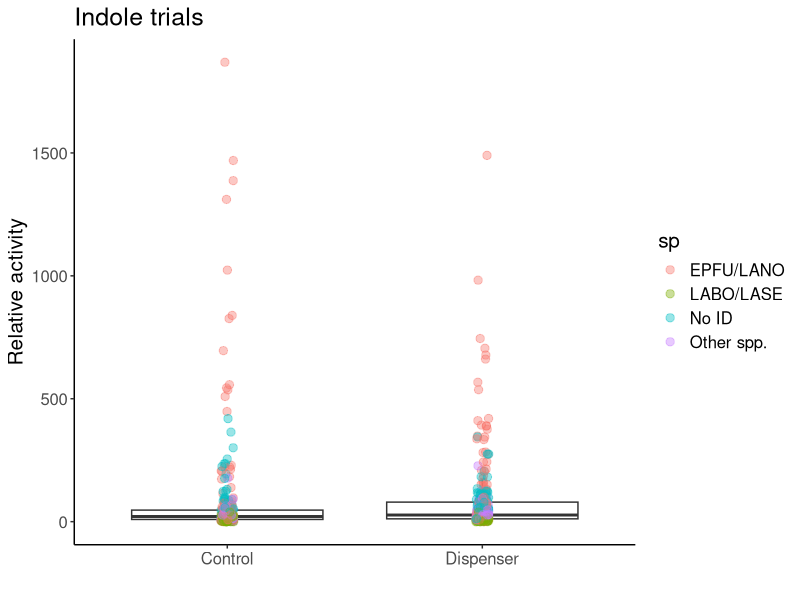
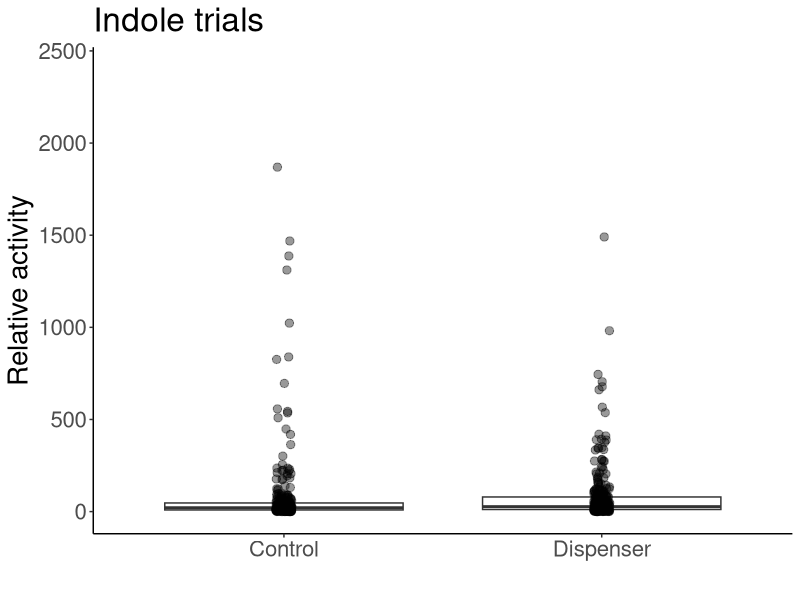
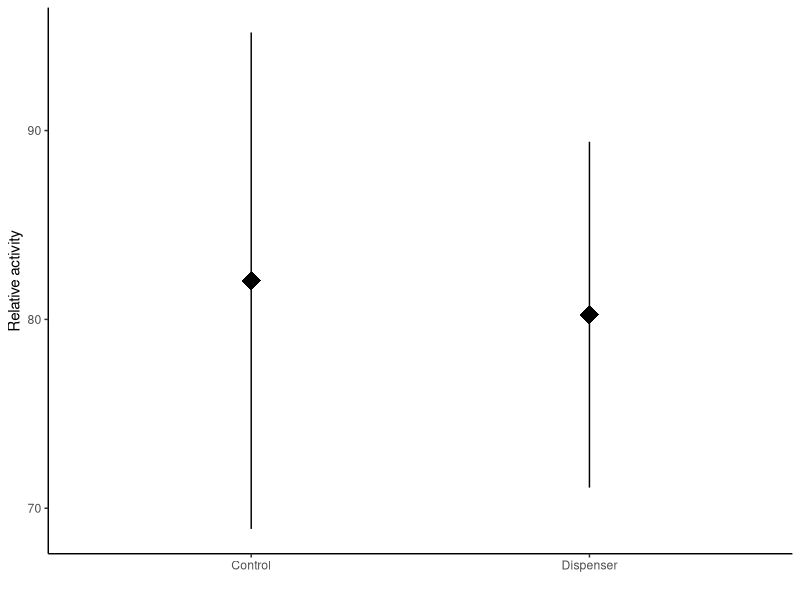
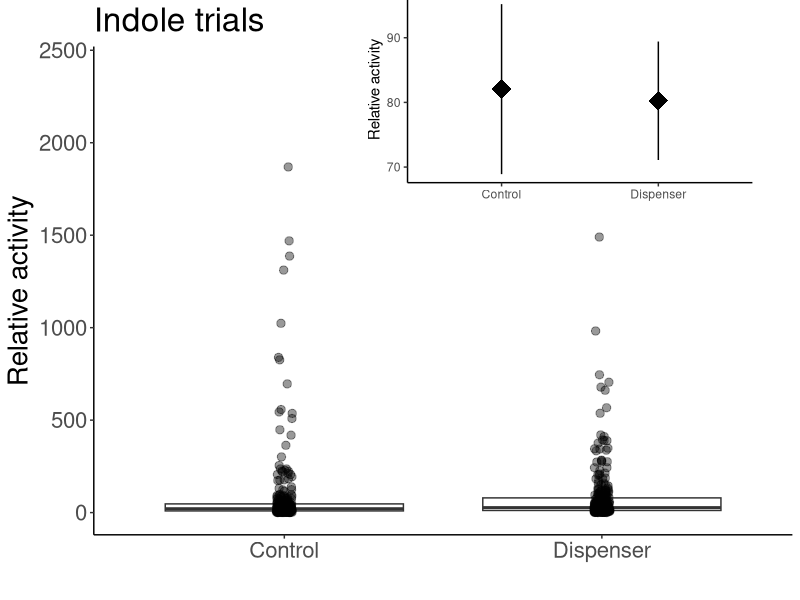
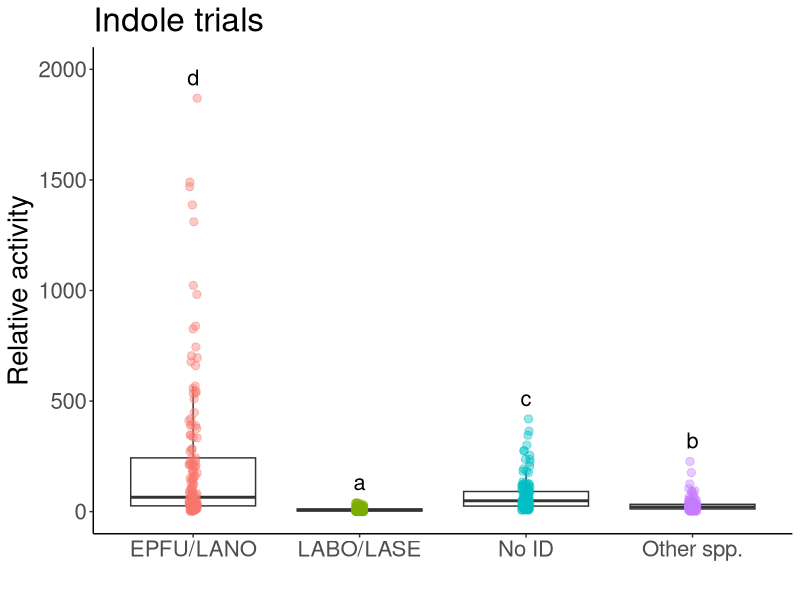
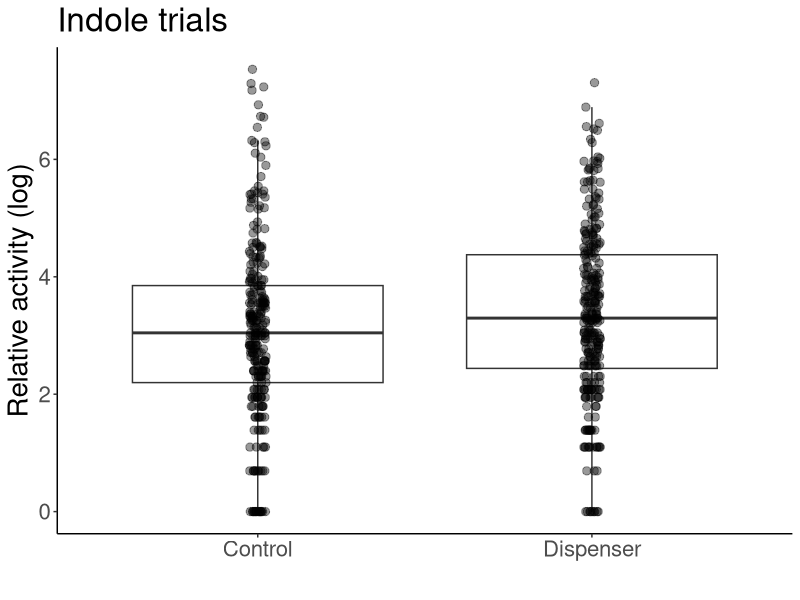
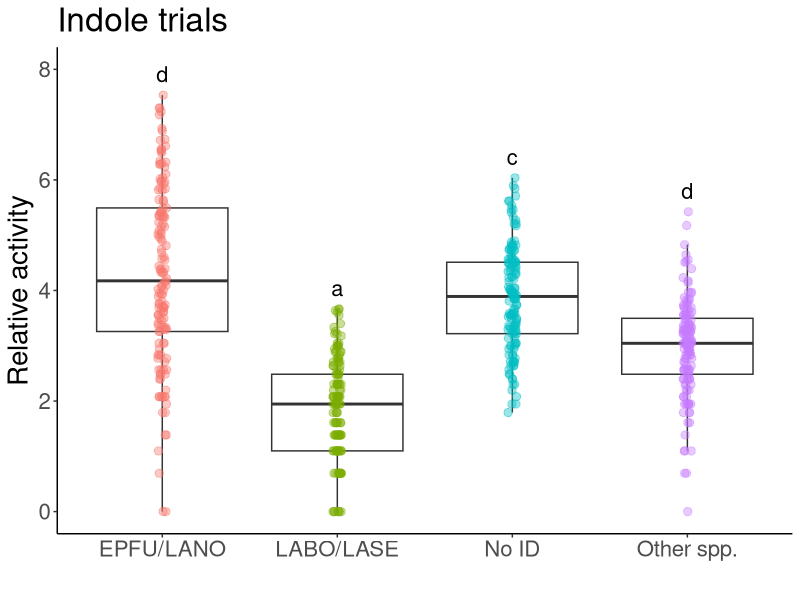
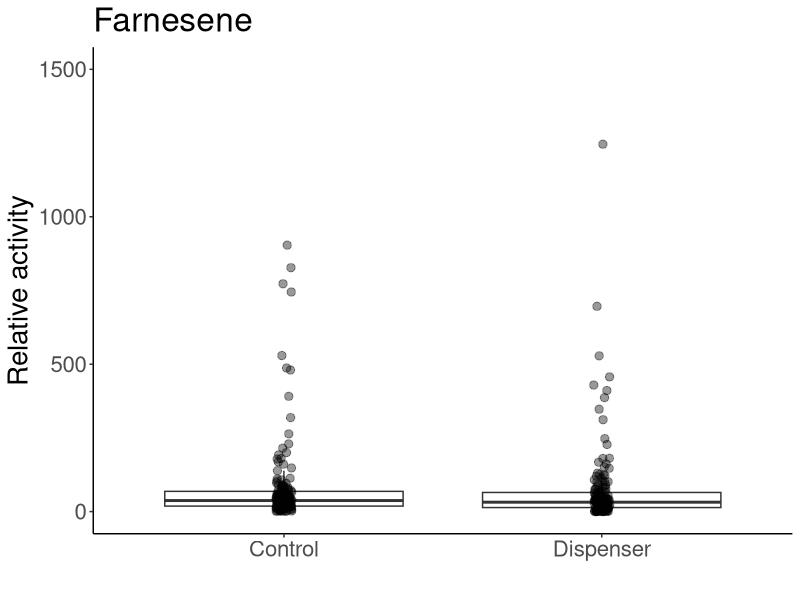

The R source for these figures, in order: (Note: this script raises an error after producing the figures.)
#Load libraries
library(ggplot2)
library(lme4)
library(viridis)
library(car)
library(emmeans)
library(multcomp)
library(dplyr)
library(plyr)
library(tidyr)
library(cowplot)

# Indole data import and cleaning ------------------------------------------------

#SUMMARY DATA----
indole <- read.csv(file="Maynard_etal_indole_sum.csv",head=TRUE)
indole[, 3:11][is.na(indole[, 3:11])] <- 0

##Gathering data — compounds from col to rows
indole1<-indole %>% gather(sp, activity, EPTFUS:NOID)
indole1$sp<-as.factor(indole1$sp)
levels(indole1$sp)
indole1<-aggregate(activity ~ treatment + sp + jdate + site, dat=indole1, FUN=sum)

##GROUPING SPECIES----
{indole2<-indole1
indole2$sp=as.character(indole2$sp)
indole2$sp[indole2$sp=="EPTFUS"]="EPFU/LANO"
indole2$sp[indole2$sp=="LASNOC"]="EPFU/LANO"
indole2$sp[indole2$sp=="LASBOR"]="LABO/LASE"
indole2$sp[indole2$sp=="LASSEM"]="LABO/LASE"
indole2$sp[indole2$sp=="LASCIN"]="Other spp."
indole2$sp[indole2$sp=="MYOLUC"]="Other spp."
indole2$sp[indole2$sp=="PERSUB"]="Other spp."
indole2$sp[indole2$sp=="NOID"]="No ID"
indole2$sp[indole2$sp=="NYCHUM"]="Other spp."
}

indole3<-aggregate(activity ~ treatment + sp + jdate + site, dat=indole2, FUN=sum)
indole3$log.act<-log(indole3$activity)
indole3$log.act[which(!is.finite(indole3$log.act))] <- 0

#indole3<-indole3[order(indole3$sp),]

test.i<-glmer(activity~treatment*sp+(1|jdate), dat = indole3,family=poisson)
summary(test.i)
shapiro.test(resid(test.i))#non-normal

#Test for overdispersion function
overdisp_fun <- function(model) {
	rdf <- df.residual(model)
	rp <- residuals(model,type="pearson")
	Pearson.chisq <- sum(rp^2)
	prat <- Pearson.chisq/rdf
	pval <- pchisq(Pearson.chisq, df=rdf, lower.tail=FALSE)
	c(chisq=Pearson.chisq,ratio=prat,rdf=rdf,p=pval)
}

overdisp_fun(test.i)#overdispersed

mod.i<-glmer.nb(activity~treatment*sp+(1|jdate), dat = indole3)
Anova(mod.i)
#treatment chi=2.7201 p=0.09909, sp chi=625.2476 p<0.0001, interaxn chi=1.1916 p=0.75502

#contrasts
i1<-emmeans(mod.i,pairwise~sp, type="response")
cld(i1$emmeans,  Letters ='abcde')
#LABO/LASE a, Other b, EPFU/LANO c

indole.tab <- ddply(indole3, c("sp"), summarise,
					N    = length(activity),
					mean = mean(activity),
					sd   = sd(activity),
					se   = sd / sqrt(N))
indole.tab

#(EPFU/LANO-NoID)/NoID
(214.517730-72.985816)/72.985816
#1.94, EPFU/LANO were ~2x more active than Other spp.

#(EPFU/LANO-Other)/other
(214.517730-28.078014)/28.078014
#6.64, EPFU/LANO were 6.6x more active than Other spp.

#(EPFU/LANO-LABO)/LABO
(214.517730-8.943262)/8.943262
#22.9865, EPFU/LANO were ~23x more active than LABO/LASE

indole.n <- ddply(indole3, c("site"), summarise,
					N    = length(activity),
					mean = mean(activity),
					sd   = sd(activity),
					se   = sd / sqrt(N))
indole.n

indole.tab.treat <- ddply(indole3, c("treatment"), summarise,
					N    = length(activity),
					mean = mean(activity),
					sd   = sd(activity),
					se   = sd / sqrt(N))
indole.tab.treat

#full plot, grouped by species
ggplot(data=indole3, aes(x=treatment, y=activity))+ 
	geom_boxplot(outlier.shape = NA)+
	geom_point(position=position_jitter(width = 0.025), alpha=0.4, size=2.5, aes(color=sp))+
	theme_classic()+
	labs(x=" ", y="Relative activity",
		 title = "Indole trials")+
	theme(text = element_text(size=15))

#full plot, with boxplots
indole.plot1<-ggplot(data=indole3, aes(x=treatment, y=activity))+ 
	geom_boxplot(outlier.shape = NA)+
	geom_point(position=position_jitter(width = 0.025), alpha=0.4, size=2.5)+
	theme_classic()+
	labs(x=" ", y="Relative activity",
		 title = "Indole trials")+
	theme(text = element_text(size=20))+
	scale_y_continuous(limits = c(0,2400))
indole.plot1

#small plot (means and SEs)
indole.small<-ggplot(data=indole3, aes(x=treatment, y=activity))+ 
	theme_classic()+
	labs(x=" ", y="Relative activity")+
	stat_summary(fun.data = "mean_se", size=1.5, shape="diamond")
indole.small

#plots with inlay
indole.with.inset <-
	ggdraw() +
	draw_plot(indole.plot1) +
	draw_plot(indole.small, x = 0.45, y = .62, width = .5, height = .4)
indole.with.inset

#save plot
ggsave(filename = "indole.png", 
	   plot = indole.with.inset,
	   width = 17, 
	   height = 12,
	   units = "cm",
	   dpi = 300)

#species plot
ggplot(data=indole3, aes(x=sp, y=activity))+ 
	geom_boxplot(outlier.shape = NA)+
	geom_point(position=position_jitter(width = 0.025), alpha=0.4, size=2.5, aes(color=sp))+
	theme_classic()+
	labs(x=" ", y="Relative activity", title="Indole trials")+
	theme(text = element_text(size=20), legend.position = "none")+
	stat_summary(geom = 'text', label = c("d","a","c", "b"),
				 fun = max, vjust = -0.8, size=5.5)+
	scale_y_continuous(limits = c(0,2000))

#log-transformed full plot
indole.plot.log<-ggplot(data=indole3, aes(x=treatment, y=log.act))+ 
	geom_boxplot(outlier.shape = NA)+
	geom_point(position=position_jitter(width = 0.025), alpha=0.4, size=2.5)+
	theme_classic()+
	labs(x=" ", y="Relative activity (log)",
		 title = "Indole trials")+
	theme(text = element_text(size=20))
indole.plot.log

#log-transformed species plot
ggplot(data=indole3, aes(x=sp, y=log.act))+ 
	geom_boxplot(outlier.shape = NA)+
	geom_point(position=position_jitter(width = 0.025), alpha=0.4, size=2.5, aes(color=sp))+
	theme_classic()+
	labs(x=" ", y="Relative activity", title="Indole trials")+
	theme(text = element_text(size=20), legend.position = "none")+
	stat_summary(geom = 'text', label = c("d","a","c", "d"),
				 fun = max, vjust = -0.8, size=5.5)+
	scale_y_continuous(limits = c(0,8))



##FARNESENE TRIALS----
# Farnesene data import and cleaning ------------------------------------------------

#SUMMARY DATA----
farn <- read.csv(file="Maynard_etal_farnesene_sum.csv",head=TRUE)
farn[, 3:11][is.na(farn[, 3:11])] <- 0

##Gathering data — compounds from col to rows
farn1<-farn %>% gather(sp, activity, EPTFUS:NOID)
farn1$sp<-as.factor(farn1$sp)
levels(farn1$sp)
farn1<-aggregate(activity ~ treatment + sp + jdate + site, dat=farn1, FUN=sum)

##GROUPING SPECIES----
{farn2<-farn1
farn2$sp=as.character(farn2$sp)
farn2$sp[farn2$sp=="EPTFUS"]="EPFU/LANO"
farn2$sp[farn2$sp=="LASNOC"]="EPFU/LANO"
farn2$sp[farn2$sp=="LASBOR"]="LABO/LASE"
farn2$sp[farn2$sp=="LASSEM"]="LABO/LASE"
farn2$sp[farn2$sp=="LASCIN"]="Other spp."
farn2$sp[farn2$sp=="MYOLUC"]="Other spp."
farn2$sp[farn2$sp=="PERSUB"]="Other spp."
farn2$sp[farn2$sp=="NOID"]="No ID"
farn2$sp[farn2$sp=="NYCHUM"]="Other spp."
}

farn3<-aggregate(activity ~ treatment + sp + jdate + site, dat=farn2, FUN=sum)
farn3$log.act<-log(farn3$activity)
farn3$log.act[which(!is.finite(farn3$log.act))] <- 0

test.f<-glmer(activity~treatment*sp+(1|jdate), dat = farn3,family=poisson)
summary(test.f)
shapiro.test(resid(test.f))#non-normal, overdispersed

overdisp_fun(test.f)#overdispersed

mod.f<-glmer.nb(activity~treatment*sp+(1|jdate), dat = farn3)
Anova(mod.f)
#treatment chi=2.7420 p=0.09774, sp chi=67.3332 p<0.001, interaxn chi=3.0187  p=0.38875

#contrasts
f1<-emmeans(mod.f,pairwise~sp, type="response")
cld(f1$emmeans,  Letters ='abcde')
#LABO=A, Other=A EPFU=B, NoID=B


farn.tab <- ddply(farn3, c("sp"), summarise,
					N    = length(activity),
					mean = mean(activity),
					sd   = sd(activity),
					se   = sd / sqrt(N))
farn.tab
#(EPFU/LANO-LABO/LASE)/LABO/LASE
(122.0750-26.4625)/26.4625
#3.6, EPFU/LANO are 3.6x more active than LABO/LASE

#(EPFU/LANO-OTHER)/OTHER
(122.0750-40.1500)/40.1500
#2.04, EPFU/LANO are over 2x more active than Other spp.

farn.n <- ddply(farn3, c("site"), summarise,
				  N    = length(activity),
				  mean = mean(activity),
				  sd   = sd(activity),
				  se   = sd / sqrt(N))
farn.n
#N=24/3 species=8 nights total,2 treatments at 10 sites, N=40

#main graph (boxplots w/ data points)
farn.plot1<-ggplot(data=farn3, aes(x=treatment, y=activity))+ 
	geom_boxplot(outlier.shape = NA)+
	geom_point(position=position_jitter(width = 0.025), alpha=0.4, size=2.5)+
	theme_classic()+
	labs(x=" ", y="Relative activity",
		 title = "Farnesene")+
	theme(text = element_text(size=20))+
	scale_y_continuous(limits = c(0,1500))
farn.plot1

#small graph (means and SEs)
farn.small<-ggplot(data=farn3, aes(x=treatment, y=activity))+ 
	theme_classic()+
	labs(x=" ", y="Relative activity")+
	stat_summary(fun.data = "mean_se", size=1.5, shape="diamond")
farn.small

#plot with inlay
farn.with.inset <-
	ggdraw() +
	draw_plot(farn.plot1) +
	draw_plot(farn.small, x = 0.45, y = .6, width = .5, height = .4)
farn.with.inset

#save plot
ggsave(filename = "farnesene.png", 
	   plot = farn.with.inset,
	   width = 17, 
	   height = 12,
	   units = "cm",
	   dpi = 300)

#species plot
ggplot(data=farn3, aes(x=sp, y=activity))+ 
	geom_boxplot(outlier.shape = NA)+
	geom_point(position=position_jitter(width = 0.025), alpha=0.4, size=2.5, aes(color=sp))+
	theme_classic()+
	labs(x=" ", y="Relative activity", title="Farnesene trials")+
	theme(text = element_text(size=20), legend.position = "none")+
	stat_summary(geom = 'text', label = c("b","a","b","a"),
				 fun = max, vjust = -0.8, size=5.5)+
	scale_y_continuous(limits = c(0,1400))

#log-transformed plot, main graph
farn.plot.log<-ggplot(data=farn3, aes(x=treatment, y=log.act))+ 
	geom_boxplot(outlier.shape = NA)+
	geom_point(position=position_jitter(width = 0.025), alpha=0.4, size=2.5)+
	theme_classic()+
	labs(x=" ", y="Relative activity (log)",
		 title = "Farnesene")+
	theme(text = element_text(size=20))
farn.plot.log

#log-transformed species plot
ggplot(data=farn3, aes(x=sp, y=log.act))+ 
	geom_boxplot(outlier.shape = NA)+
	geom_point(position=position_jitter(width = 0.025), alpha=0.4, size=2.5, aes(color=sp))+
	theme_classic()+
	labs(x=" ", y="Relative activity", title="Farnesene trials")+
	theme(text = element_text(size=20), legend.position = "none")+
	stat_summary(geom = 'text', label = c("b","a","b","a"),
				 fun = max, vjust = -0.8, size=5.5)+
	scale_y_continuous(limits = c(0,8))

##COMBINING INDOLE AND FARNESENE TRIALS----
indole3$compound<-NA
indole3$compound<-"indole"

farn3$compound<-NA
farn3$compound<-"farnesene"

dis.all <- rbind(farn3, indole3)

#exclude treatment trials
dis.all.control<-dis.all[dis.all$treatment != "Dispenser", ]  

q1<-glmer.nb(activity~sp+(1|site), data = dis.all.control)
Anova(q1)

#contrasts
q1c<-emmeans(q1,pairwise~sp, type="response")
cld(q1c$emmeans,  Letters ='abcde')
#LABO=A, EPFU=B, Other=B

q1.tab <- ddply(dis.all.control, c("sp"), summarise,
				  N    = length(activity),
				  mean = mean(activity),
				  sd   = sd(activity),
				  se   = sd / sqrt(N))
q1.tab
#(EPFU/LANO-LABO)/LABO
(192.12844-14.80734)/14.80734
#11.98

#(Other-LABO)/LABO
(117.55046-14.80734)/14.80734
#6.94

#species plot
ggplot(data=dis.all.control, aes(x=sp, y=activity))+ 
	geom_boxplot(outlier.shape = NA)+
	geom_point(position=position_jitter(width = 0.025), alpha=0.4, size=2.5, aes(color=sp))+
	theme_classic()+
	labs(x=" ", y="Relative activity", title="All control trials")+
	theme(text = element_text(size=20), legend.position = "none")+
	stat_summary(geom = 'text', label = c("b","a","b"),
				 fun = max, vjust = -0.8, size=5.5)+
	scale_y_continuous(limits = c(0,2000))

###BIG BROWN DATA----
##INDOLE BIG BROWN ONLY----
brown.ind <- indole2[which(indole2$sp== 'EPFU/LANO'),]

test3.ind<-glmer(activity~treatment+(1|jdate), dat = brown.ind,family=poisson)
shapiro.test(resid(test3.ind))#normal
summary(test3.ind)#not normal

mod.brown.ind<-glmer.nb(activity~treatment+(1|jdate), dat = brown.ind)
Anova(mod.brown.ind)
#treatment p=0.38

ggplot(data=brown.ind, aes(x=treatment, y=activity))+ 
	geom_boxplot(outlier.shape = NA)+
	geom_point(position=position_jitter(width = 0.025), alpha=0.4, size=2.5)+
	stat_summary(fun.data = "mean_se", colour="red", size=1.5, shape="diamond")+
	theme_classic()+
	labs(x=" ", y="Relative activity",
		 title = "EPFU/LANO only, indole trials")+
	theme(text = element_text(size=15), legend.title = )+
	scale_color_viridis(discrete = T, option = "D")

ggplot(data=brown.ind, aes(x=treatment, y=activity))+ 
	theme_classic()+
	labs(x=" ", y="Relative activity",
		 title = "EPFU/LANO only, indole trials")+
	stat_summary(fun.data = "mean_se", size=1.5, shape="diamond")

##farn BIG BROWN ONLY----
brown.farn <- farn2[which(farn2$sp== 'EPFU/LANO'),]

test3.farn<-glmer(activity~treatment+(1|jdate), dat = brown.farn,family=poisson)
shapiro.test(resid(test3.farn))#normal
summary(test3.farn)#not normal

mod.brown.farn<-glmer.nb(activity~treatment+(1|jdate), dat = brown.farn)
Anova(mod.brown.farn)
#treatment p=0.17

ggplot(data=brown.farn, aes(x=treatment, y=activity))+ 
	geom_boxplot(outlier.shape = NA)+
	geom_point(position=position_jitter(width = 0.025), alpha=0.4, size=2.5)+
	stat_summary(fun.data = "mean_se", colour="red", size=1.5, shape="diamond")+
	theme_classic()+
	labs(x=" ", y="Relative activity",
		 title = "EPFU/LANO only, Farnesene trials")+
	theme(text = element_text(size=15), legend.title = )+
	scale_color_viridis(discrete = T, option = "D")

ggplot(data=brown.farn, aes(x=treatment, y=activity))+ 
	theme_classic()+
	labs(x=" ", y="Relative activity",
		 title = "EPFU/LANO only, Farnesene trials")+
	stat_summary(fun.data = "mean_se", size=1.5, shape="diamond")
